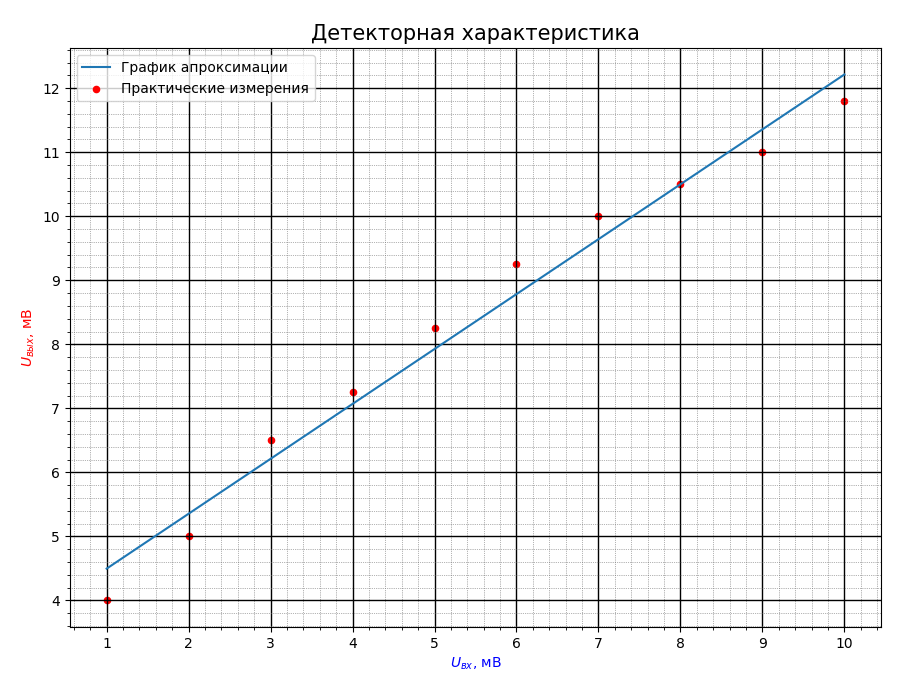

This figure's Python source:
import matplotlib.pyplot as plt
import matplotlib.ticker as ticker
import numpy as np

x = np.linspace(1, 10, 10)
y = []
y_1 = [8, 10, 13, 14.5, 16.5, 18.5, 20, 21, 22, 23.6]
for i in y_1:
    i = i/2
    y.append(i)

p = np.polyfit(x, y, 1)				# создание полинома первой степени - апроксимация
ya = np.polyval(p, x)				# координаты y для полинома

fig = plt.figure() 					# тело графика
plt.title (r'Детекторная характеристика', fontsize = 15)	    # название графика
plt.xlabel(r'$U_{вх}$, мВ', fontsize=10, color='blue')		# ось абсцисс (x)
plt.ylabel(r'$U_{вых}$, мВ', fontsize=10, color='red') 		# ось ординат (y)
plt.grid(True)                                # включение отображения стандартой сетки
plt.plot(x, ya, label='График апроксимации')        # график - апрокимация (прямая)

ax = fig.gca()          # возвращает текущую систему координат, not off

plt.scatter(x, y, s = 20, c = 'red', marker="o", alpha = 1, label = 'Практические измерения')     # отображение точек
plt.legend()   			# Отобразить легенду - label
# plt.errorbar(x, y, xerr=0.1, yerr=0.1, fmt = ',')       # отобразить погрешности

# #  Устанавливаем интервал основных и вспомогательных делений:
ax.xaxis.set_major_locator(ticker.MultipleLocator(1))
ax.xaxis.set_minor_locator(ticker.MultipleLocator(0.2))
ax.yaxis.set_major_locator(ticker.MultipleLocator(1))
ax.yaxis.set_minor_locator(ticker.MultipleLocator(0.2))
#
# #  Добавляем линии основной сетки:
ax.grid(which='major', color = 'k', linewidth = 1)
#
# #  Включаем видимость вспомогательных делений:
ax.minorticks_on()
#
# #  Вид вспомогательной сетки:
ax.grid(which='minor', color = 'dimgrey', linestyle = ':', linewidth = 0.5)
#
plt.show()
